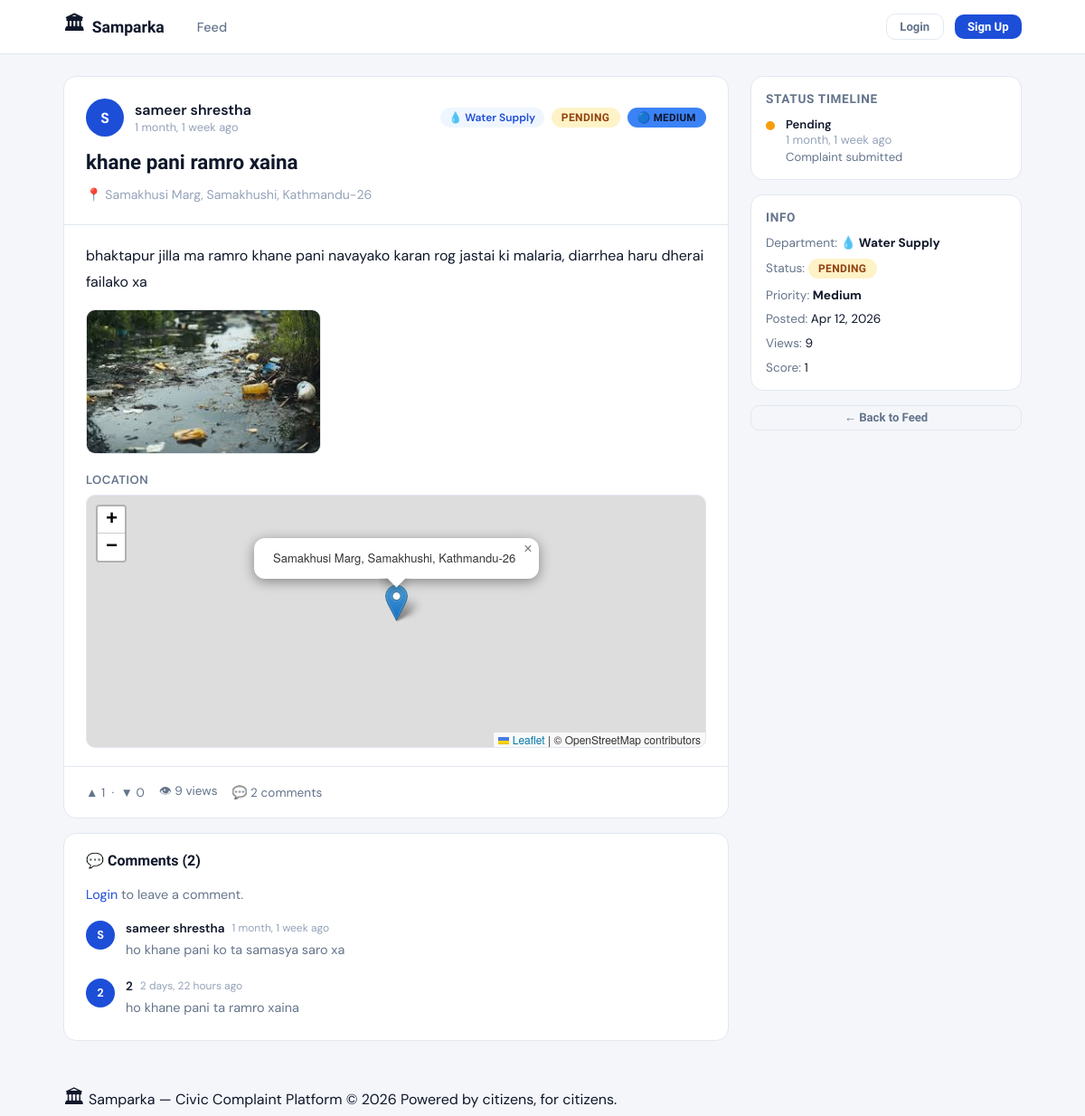
/complaints/1/, run on the app's committed database.
### complaints/models.py (models this page shows, shortened)
class Complaint(models.Model):
    STATUS_PENDING = 'pending'
    STATUS_VERIFIED = 'verified'
    STATUS_IN_PROGRESS = 'in_progress'
    STATUS_SOLVED = 'solved'
    STATUS_REJECTED = 'rejected'
    STATUS_CHOICES = [
        (STATUS_PENDING, 'Pending'),
        (STATUS_VERIFIED, 'Verified'),
        (STATUS_IN_PROGRESS, 'In Progress'),
        (STATUS_SOLVED, 'Solved'),
        (STATUS_REJECTED, 'Rejected'),
    ]
    STATUS_COLORS = {
        STATUS_PENDING: '#F59E0B',
        STATUS_VERIFIED: '#3B82F6',
        STATUS_IN_PROGRESS: '#8B5CF6',
        STATUS_SOLVED: '#10B981',
        STATUS_REJECTED: '#EF4444',
    }
    PRIORITY_CHOICES = [
    ('low', 'Low'),
    ('medium', 'Medium'),
    ('high', 'High'),
    ('urgent', 'Urgent'),
]
    priority = models.CharField(max_length=10, choices=PRIORITY_CHOICES, default='medium')
    due_date = models.DateField(null=True, blank=True)
    author = models.ForeignKey(settings.AUTH_USER_MODEL, on_delete=models.CASCADE, related_name='complaints')
    department = models.ForeignKey(Department, on_delete=models.SET_NULL, null=True, related_name='complaints')
    title = models.CharField(max_length=200)
    description = models.TextField()
    status = models.CharField(max_length=20, choices=STATUS_CHOICES, default=STATUS_PENDING)
    location_name = models.CharField(max_length=200, blank=True, help_text='Human readable location name')
    latitude = models.DecimalField(max_digits=9, decimal_places=6, null=True, blank=True)
    longitude = models.DecimalField(max_digits=9, decimal_places=6, null=True, blank=True)
    upvotes = models.ManyToManyField(settings.AUTH_USER_MODEL, through='Vote', related_name='voted_complaints', blank=True)
    view_count = models.PositiveIntegerField(default=0)
    admin_note = models.TextField(blank=True, help_text='Internal note from admin (not shown to public)')
    is_anonymous = models.BooleanField(default=False)
    created_at = models.DateTimeField(auto_now_add=True)
    updated_at = models.DateTimeField(auto_now=True)
    class Meta:
        ordering = ['-created_at']
    @property
    def vote_score(self):
        up = self.votes.filter(value=1).count()
        down = self.votes.filter(value=-1).count()
        return up - down
    @property
    def upvote_count(self):
        return self.votes.filter(value=1).count()
    @property
    def downvote_count(self):
        return self.votes.filter(value=-1).count()
    @property
    def comment_count(self):
        return self.comments.filter(is_approved=True).count()
    @property
    def has_location(self):
        return self.latitude is not None and self.longitude is not None
    def get_user_vote(self, user):
        if not user.is_authenticated:
            return None
        try:
            return self.votes.get(user=user).value
        except Vote.DoesNotExist:
            return None

class ComplaintImage(models.Model):
    complaint = models.ForeignKey(Complaint, on_delete=models.CASCADE, related_name='images')
    image = models.ImageField(upload_to='complaints/images/')
    uploaded_at = models.DateTimeField(auto_now_add=True)

class StatusLog(models.Model):
    complaint   = models.ForeignKey(Complaint, on_delete=models.CASCADE, related_name='status_logs')
    changed_by  = models.ForeignKey('accounts.User', on_delete=models.SET_NULL, null=True)
    old_status  = models.CharField(max_length=20)
    new_status  = models.CharField(max_length=20)
    note        = models.TextField(blank=True)
    created_at  = models.DateTimeField(auto_now_add=True)
    class Meta:
        ordering = ['-created_at']

### accounts/models.py (models this page shows, shortened)
class User(AbstractUser):
    avatar = models.ImageField(upload_to='avatars/', null=True, blank=True)
    bio = models.TextField(max_length=300, blank=True)
    district = models.CharField(max_length=100, blank=True)
    ward = models.CharField(max_length=100, blank=True)
    phone = models.CharField(max_length=15, blank=True)
    is_verified = models.BooleanField(default=False)
    role = models.CharField(          # ← now inside the class
        max_length=20,
        choices=ROLE_CHOICES,
        default="user"
    )
    @property
    def display_name(self):
        if self.first_name:
            return f"{self.first_name} {self.last_name}".strip()
        return self.username

### departments/models.py (models this page shows, shortened)
class Department(models.Model):
    name = models.CharField(
        max_length=100,
        unique=True
    )
    slug = models.SlugField(
        unique=True
    )
    description = models.TextField(
        blank=True
    )
    icon = models.CharField(
        max_length=50,
        default='🏛️',
        help_text='Emoji icon for the department'
    )
    color = models.CharField(
        max_length=7,
        default='#3B82F6',
        help_text='Hex color for department badge'
    )
    is_active = models.BooleanField(
        default=True
    )
    created_at = models.DateTimeField(
        auto_now_add=True
    )
    class Meta:
        ordering = ['name']

### comments/models.py (models this page shows, shortened)
class Comment(models.Model):
    complaint = models.ForeignKey(Complaint, on_delete=models.CASCADE, related_name='comments')
    author = models.ForeignKey(settings.AUTH_USER_MODEL, on_delete=models.CASCADE, related_name='comments')
    parent = models.ForeignKey('self', on_delete=models.CASCADE, null=True, blank=True, related_name='replies')
    body = models.TextField(max_length=1000)
    is_approved = models.BooleanField(default=True)
    is_flagged = models.BooleanField(default=False)
    created_at = models.DateTimeField(auto_now_add=True)
    updated_at = models.DateTimeField(auto_now=True)
    class Meta:
        ordering = ['created_at']

### complaints/views.py (the view)
# urls.py: path('<int:pk>/', views.complaint_detail, name='detail'),
def complaint_detail(request, pk):
    complaint = get_object_or_404(
        Complaint.objects.select_related('author', 'department').prefetch_related('images', 'status_logs__changed_by'),
        pk=pk
    )
    complaint.view_count += 1
    complaint.save(update_fields=['view_count'])
    comments = complaint.comments.filter(is_approved=True, parent=None).select_related('author').prefetch_related('replies__author')
    comment_form = CommentForm()
    user_vote = complaint.get_user_vote(request.user)
    today= timezone.now().date(),
    return render(request, 'complaints/detail.html', {
        'complaint': complaint,
        'comments': comments,
        'comment_form': comment_form,
        'user_vote': user_vote,
    })

### accounts/context_processors.py (called while the page is built)
def notifications(request):
    if request.user.is_authenticated:
        return {
            'unread_count': request.user.notifications.filter(is_read=False).count()
        }
    return {'unread_count': 0}

### complaints/templatetags/complaint_tags.py (called while the page is built)
@register.filter
def status_label(value):
    return STATUS_LABELS.get(value, value.replace('_', ' ').title())

### complaints/templates/complaints/detail.html (shortened to what this page needs)
{% extends 'base.html' %}
{% load humanize %}
{% block content %}
{% load static %}
<div class="container">
  <div class="detail-layout">
    <div class="detail-main">
      <div class="detail-card" data-complaint="{{ complaint.id }}">
        <div class="detail-header">
          <div style="display:flex; align-items:center; gap:0.75rem; margin-bottom:0.85rem;">
            {% if complaint.is_anonymous %}
              <span class="complaint-author-avatar" style="background:var(--text-muted); width:42px; height:42px; font-size:1rem;">?</span>
              <div>
                <div style="font-weight:600;">Anonymous</div>
                <div style="font-size:0.8rem;color:var(--text-light);">{{ complaint.created_at|naturaltime }}</div>
              </div>
            {% else %}
              <a href="{% url 'accounts:profile' username=complaint.author.username %}" class="complaint-author-avatar" style="width:42px;height:42px;font-size:1rem;text-decoration:none;">
                {% if complaint.author.avatar %}<img src="{{ complaint.author.avatar.url }}" style="width:42px;height:42px;border-radius:50%;object-fit:cover;" />
                {% else %}{{ complaint.author.username|first|upper }}{% endif %}
              </a>
              <div>
                <a href="{% url 'accounts:profile' username=complaint.author.username %}" style="font-weight:600;color:var(--text);text-decoration:none;">{{ complaint.author.display_name }}</a>
                <div style="font-size:0.8rem;color:var(--text-light);">{{ complaint.created_at|naturaltime }}</div>
              </div>
            {% endif %}
            <div style="margin-left:auto; display:flex; gap:0.5rem; flex-wrap:wrap; align-items:center;">
              {% if complaint.department %}
                <span class="dept-badge">{{ complaint.department.icon }} {{ complaint.department.name }}</span>
              {% endif %}
              <span class="status-badge status-{{ complaint.status }}">{{ complaint.get_status_display }}</span>
              {% if complaint.priority %}
              <span class="status-badge" style="
                background:{% if complaint.priority == 'urgent' %}var(--danger){% elif complaint.priority == 'high' %}var(--warning){% elif complaint.priority == 'medium' %}var(--info){% else %}var(--border){% endif %};
                color:{% if complaint.priority == 'urgent' or complaint.priority == 'high' %}#fff{% else %}var(--text){% endif %};
                font-size:0.72rem;">
                {% if complaint.priority == 'urgent' %}🔴{% elif complaint.priority == 'high' %}🟠{% elif complaint.priority == 'medium' %}🔵{% else %}⚪{% endif %}
                {{ complaint.priority|capfirst }}
              </span>
              {% endif %}
            </div>
          </div>
          <h1 class="detail-title">{{ complaint.title }}</h1>
          {% if complaint.location_name %}
          <div class="complaint-location" style="font-size:0.88rem;">📍 {{ complaint.location_name }}</div>
          {% endif %}
        </div>
        <div class="detail-body">
          <div class="detail-desc">{{ complaint.description }}</div>
          {% if complaint.images.all %}
          <div class="detail-images">
            {% for img in complaint.images.all %}
            <img src="{{ img.image.url }}" alt="Complaint image" />
            {% endfor %}
          </div>
          {% endif %}
          {% if complaint.has_location %}
          <div style="margin-top:1.25rem;">
            <div style="font-size:0.82rem; font-weight:600; color:var(--text-muted); margin-bottom:0.5rem; text-transform:uppercase; letter-spacing:0.04em;">Location</div>
            <div id="complaint-map"></div>
          </div>
          {% endif %}
        </div>
        <div class="detail-footer">
          <div class="vote-group">
            {% if user.is_authenticated %}
              <button class="vote-btn vote-up {% if user_vote == 1 %}active-up{% endif %}" onclick="handleVote({{ complaint.id }}, 1)">▲ {{ complaint.upvote_count }}</button>
              <span class="vote-score">{{ complaint.vote_score }}</span>
              <button class="vote-btn vote-down {% if user_vote == -1 %}active-down{% endif %}" onclick="handleVote({{ complaint.id }}, -1)">▼ {{ complaint.downvote_count }}</button>
            {% else %}
              <span class="footer-action">▲ {{ complaint.upvote_count }} &nbsp;·&nbsp; ▼ {{ complaint.downvote_count }}</span>
            {% endif %}
          </div>
          <span class="footer-action">👁 {{ complaint.view_count }} views</span>
          <span class="footer-action">💬 {{ complaint.comment_count }} comments</span>
        </div>
      </div>
      <div class="comments-section" id="comments">
        <div class="comments-title">💬 Comments ({{ complaint.comment_count }})</div>
        {% if user.is_authenticated %}
        <div class="comment-form-wrap">
          <form method="post" action="{% url 'comments:add' complaint_pk=complaint.pk %}">
            {% csrf_token %}
            {{ comment_form.body }}
            <div style="display:flex; justify-content:flex-end; margin-top:0.5rem;">
              <button type="submit" class="btn btn-primary btn-sm">Post Comment</button>
            </div>
          </form>
        </div>
        {% else %}
        <p class="text-muted" style="margin-bottom:1rem;font-size:0.9rem;"><a href="{% url 'accounts:login' %}">Login</a> to leave a comment.</p>
        {% endif %}
        <div class="comment-list">
          {% for comment in comments %}
          <div class="comment-item">
            <a href="{% url 'accounts:profile' username=comment.author.username %}" class="comment-avatar">
              {% if comment.author.avatar %}<img src="{{ comment.author.avatar.url }}" style="width:32px;height:32px;border-radius:50%;object-fit:cover;" />
              {% else %}{{ comment.author.username|first|upper }}{% endif %}
            </a>
            <div class="comment-bubble">
              <div class="comment-meta">
                <a href="{% url 'accounts:profile' username=comment.author.username %}" class="comment-author">{{ comment.author.display_name }}</a>
                <span class="comment-time">{{ comment.created_at|naturaltime }}</span>
              </div>
              <div class="comment-body">{{ comment.body }}</div>
            </div>
          </div>
          {% empty %}
          <div class="empty-state" style="padding:1.5rem;">
            <p>No comments yet. Be the first!</p>
          </div>
          {% endfor %}
        </div>
      </div>
    </div>
    <aside class="sidebar">
      <div class="sidebar-card">
        <div class="sidebar-title">Status Timeline</div>
        <div class="status-timeline">
          {% for log in complaint.status_logs.all %}
          <div class="timeline-item">
            <div class="timeline-dot" style="background:
              {% if log.new_status == 'solved' %}var(--success)
              {% elif log.new_status == 'rejected' %}var(--danger)
              {% elif log.new_status == 'in_progress' %}var(--purple)
              {% elif log.new_status == 'verified' %}var(--info)
              {% else %}var(--accent){% endif %};"></div>
            <div class="timeline-content">
              <div class="timeline-status">{% load complaint_tags %}{{ log.new_status|status_label }}</div>
              <div class="timeline-time">{{ log.created_at|naturaltime }}</div>
              {% if log.note %}<div class="timeline-note">{{ log.note }}</div>{% endif %}
            </div>
          </div>
          {% empty %}
          <p class="text-muted" style="font-size:0.85rem;">No updates yet.</p>
          {% endfor %}
        </div>
      </div>
      <div class="sidebar-card">
        <div class="sidebar-title">Info</div>
        <div style="display:flex; flex-direction:column; gap:0.6rem; font-size:0.85rem;">
          {% if complaint.department %}
          <div><span class="text-muted">Department:</span> <strong>{{ complaint.department.icon }} {{ complaint.department.name }}</strong></div>
          {% endif %}
          <div><span class="text-muted">Status:</span> <span class="status-badge status-{{ complaint.status }}">{{ complaint.get_status_display }}</span></div>
          {% if complaint.priority %}
          <div><span class="text-muted">Priority:</span> <strong>{{ complaint.priority|capfirst }}</strong></div>
          {% endif %}
          <div><span class="text-muted">Posted:</span> {{ complaint.created_at|date:"M d, Y" }}</div>
          <div><span class="text-muted">Views:</span> {{ complaint.view_count }}</div>
          <div><span class="text-muted">Score:</span> {{ complaint.vote_score }}</div>
        </div>
      </div>
      <a href="{% url 'complaints:feed' %}" class="btn btn-ghost btn-sm btn-block">← Back to Feed</a>
    </aside>
  </div>
</div>
{% endblock %}

### data on the page
Complaint: author.username|first "S", author.display_name "sameer shrestha", created_at "1 month, 1 week ago", department.icon "💧", department.name "Water Supply", status "PENDING", priority "MEDIUM", title "khane pani ramro xaina", location_name "Samakhusi Marg, Samakhushi, Kathmandu-26", description "bhaktapur jilla ma ramro khane pani navayako karan rog jastai ki malaria, diarrhea haru dherai failako xa", upvote_count "1", downvote_count "0", view_count "9", comment_count "2", priority "Medium", created_at "Apr 12, 2026", vote_score "1"
ComplaintImage: image (picture)
Comment: author.username|first "S", author.display_name "sameer shrestha", created_at "1 month, 1 week ago", body "ho khane pani ko ta samasya saro xa"
Comment: author.username|first "2", author.display_name "2", created_at "2 days, 22 hours ago", body "ho khane pani ta ramro xaina"
StatusLog: new_status|status_label "Pending", created_at "1 month, 1 week ago", note "Complaint submitted"
